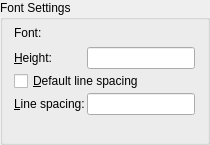
          <widget class="QGroupBox" name="bgFont">
           <property name="sizePolicy">
            <sizepolicy hsizetype="Preferred" vsizetype="Preferred">
             <horstretch>0</horstretch>
             <verstretch>0</verstretch>
            </sizepolicy>
           </property>
           <property name="title">
            <string>Font Settings</string>
           </property>
           <layout class="QGridLayout">
            <property name="topMargin">
             <number>0</number>
            </property>
            <property name="spacing">
             <number>2</number>
            </property>
            <item row="5" column="0">
             <widget class="QLabel" name="lLineSpacingFactor">
              <property name="text">
               <string>&amp;Line spacing:</string>
              </property>
              <property name="wordWrap">
               <bool>false</bool>
              </property>
              <property name="buddy">
               <cstring>leLineSpacingFactor</cstring>
              </property>
             </widget>
            </item>
            <item row="4" column="0" colspan="2">
             <widget class="QCheckBox" name="cbDefault">
              <property name="sizePolicy">
               <sizepolicy hsizetype="Expanding" vsizetype="Fixed">
                <horstretch>0</horstretch>
                <verstretch>0</verstretch>
               </sizepolicy>
              </property>
              <property name="toolTip">
               <string>If checked, default line spacing will be used</string>
              </property>
              <property name="text">
               <string>&amp;Default line spacing</string>
              </property>
              <property name="shortcut">
               <string>Alt+D</string>
              </property>
             </widget>
            </item>
            <item row="3" column="2">
             <spacer name="horizontalSpacer_2">
              <property name="orientation">
               <enum>Qt::Horizontal</enum>
              </property>
              <property name="sizeHint" stdset="0">
               <size>
                <width>1</width>
                <height>20</height>
               </size>
              </property>
             </spacer>
            </item>
            <item row="7" column="1">
             <spacer name="spacer2_2">
              <property name="orientation">
               <enum>Qt::Vertical</enum>
              </property>
              <property name="sizeType">
               <enum>QSizePolicy::Expanding</enum>
              </property>
              <property name="sizeHint" stdset="0">
               <size>
                <width>20</width>
                <height>16</height>
               </size>
              </property>
             </spacer>
            </item>
            <item row="3" column="1">
             <widget class="QLineEdit" name="leHeight">
              <property name="sizePolicy">
               <sizepolicy hsizetype="Expanding" vsizetype="Fixed">
                <horstretch>0</horstretch>
                <verstretch>0</verstretch>
               </sizepolicy>
              </property>
              <property name="toolTip">
               <string>Height of line</string>
              </property>
             </widget>
            </item>
            <item row="5" column="2">
             <spacer name="horizontalSpacer">
              <property name="orientation">
               <enum>Qt::Horizontal</enum>
              </property>
              <property name="sizeHint" stdset="0">
               <size>
                <width>1</width>
                <height>20</height>
               </size>
              </property>
             </spacer>
            </item>
            <item row="7" column="0">
             <spacer name="spacer2">
              <property name="orientation">
               <enum>Qt::Vertical</enum>
              </property>
              <property name="sizeType">
               <enum>QSizePolicy::Expanding</enum>
              </property>
              <property name="sizeHint" stdset="0">
               <size>
                <width>20</width>
                <height>16</height>
               </size>
              </property>
             </spacer>
            </item>
            <item row="4" column="2">
             <spacer name="horizontalSpacer_3">
              <property name="orientation">
               <enum>Qt::Horizontal</enum>
              </property>
              <property name="sizeHint" stdset="0">
               <size>
                <width>1</width>
                <height>20</height>
               </size>
              </property>
             </spacer>
            </item>
            <item row="3" column="0">
             <widget class="QLabel" name="lHeight">
              <property name="text">
               <string>&amp;Height:</string>
              </property>
              <property name="wordWrap">
               <bool>false</bool>
              </property>
              <property name="buddy">
               <cstring>leHeight</cstring>
              </property>
             </widget>
            </item>
            <item row="5" column="1">
             <widget class="QLineEdit" name="leLineSpacingFactor">
              <property name="sizePolicy">
               <sizepolicy hsizetype="Expanding" vsizetype="Fixed">
                <horstretch>0</horstretch>
                <verstretch>0</verstretch>
               </sizepolicy>
              </property>
              <property name="toolTip">
               <string>Specific line spacing factor is used</string>
              </property>
             </widget>
            </item>
            <item row="2" column="0">
             <widget class="QLabel" name="label">
              <property name="text">
               <string>Font:</string>
              </property>
             </widget>
            </item>
            <item row="2" column="1">
             <widget class="QG_FontBox" name="cbFont" native="true">
              <property name="sizePolicy">
               <sizepolicy hsizetype="Expanding" vsizetype="Fixed">
                <horstretch>0</horstretch>
                <verstretch>0</verstretch>
               </sizepolicy>
              </property>
              <property name="minimumSize">
               <size>
                <width>100</width>
                <height>25</height>
               </size>
              </property>
              <property name="focusPolicy">
               <enum>Qt::WheelFocus</enum>
              </property>
              <property name="toolTip">
               <string>Font to use</string>
              </property>
             </widget>
            </item>
            <item row="2" column="2">
             <spacer name="horizontalSpacer_4">
              <property name="orientation">
               <enum>Qt::Horizontal</enum>
              </property>
              <property name="sizeHint" stdset="0">
               <size>
                <width>1</width>
                <height>20</height>
               </size>
              </property>
             </spacer>
            </item>
           </layout>
          </widget>
